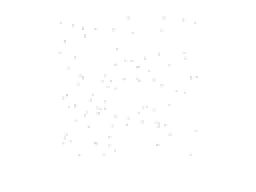
%> input picture pair2/scene_l.png, 128 x 96 px, shrunk from 1200 x 900 before the run (shown 2 times larger); the run also reads 1 picture not shown here
$ octave DisparityMap.m   (GNU Octave 9; MATLAB toolbox functions it lacks are replaced by stand-ins)
%> lines starting %> are read from the running program, lines starting %| are printed output that depends on the picture; in (x1, y1, x2, y2) boxes, pixels count from 0 and x2, y2 are one past the last pixel; in counts of white or black regions, pixels touching at a corner belong together; the program's own positions count from 1
	left = 'scene_l.png';
	right = 'scene_r.png';
% function DisparityMap(left, right, criteria)
% left is path of left image
% right is path of right image
% criteria is intensity match criteria:
% 	 i) Sum of absolute difference
% 	 ii)Sum of squared difference
% 	 iii) Normalized cross-correlation


	% search space is the number of pixel to be searched for the intensity for each pixel
	search_space = [15, 20];
	scale_factor = [16, 20];

	% read images from paths
	RGB_left = imread(left);
%> RGB_left is the input picture: size 96x128x3 uint8; min 213, max 255, mean 254.7
	RGB_right = imread(right);

	% convert images to grey scale
	RGB_left = rgb2gray(RGB_left);
%> RGB_left: size 96x128 uint8
	RGB_right = rgb2gray(RGB_right);


	% %initialize a disparity map of size same as one of the images
	disparity_map = zeros(size(RGB_left,1), size(RGB_left,2));
	% disparity_map_sq = zeros(size(RGB_left,1), size(RGB_left,2));
	% disparity_map_cc = zeros(size(RGB_left,1), size(RGB_left,2));


	w = search_space(1);
	img_size = size(RGB_left);
%> img_size = [96 128]
	new_left = zeros(2*w+img_size(1), 2*w+img_size(2));
	new_right = zeros(2*w+img_size(1), 2*w+img_size(2));
	new_left(w+1:end-w,w+1:end-w) = RGB_left;
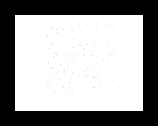
%> new_left: size 126x158 double; min 0, max 255, mean 157.2
	new_right(w+1:end-w,w+1:end-w) = RGB_right;


	%Outer loop iterates over the row of left image
	for i=w+1:img_size(1)
		%This loop iterates over the columns in the ith row of the left image
		for j=w+1:img_size(2)
			cost = [];
			% cost_sq = [];
			% cost_cc = [];
			for jr=j:img_size(2)
				% left_win = zeros(2*w+1,2*w+1);
				% right_win = zeros(2*w+1, 2*w+1);

				left_win = new_left(i-w:i+w,j-w:j+w);

				right_win = new_right(i-w:i+w,jr-w:jr+w);
				% [10 lines of commented-out code are left out]
				cost  = [cost, sum(sum(abs(left_win - right_win)))];
				% cost = [cost, ];
				% cost_sq = [cost_sq, sum(sum((left_win - right_win)^2))];
				%
				% cost_cc = [cost_cc, sum(sum(normxcorr2(left_win,right_win)))];

			end

			[min_cost, min_cost_idx] = min(cost);
			% [31 lines of commented-out code are left out]
			disparity_map(i-w,j-w) = min_cost_idx;
			% disparity_map_sq(i-w,j-w) = min_cost_sq_idx;
			% disparity_map_cc(i-w,j-w) = min_cost_cc_idx;
		end
		disp([num2str(i),' row']);
	end
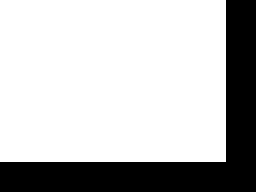
%> disparity_map: size 96x128 double (shown 2 times larger); values 0 (black) and 1 (white), 74.5% white; 1 black region, box (x1, y1, x2, y2) and area: (0, 0, 128, 96) 3135

	save('dis2')

	w = search_space(2);
	img_size = size(RGB_left);
	new_left = zeros(2*w+img_size(1), 2*w+img_size(2));
	new_right = zeros(2*w+img_size(1), 2*w+img_size(2));
	new_left(w+1:end-w,w+1:end-w) = RGB_left;
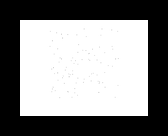
%> new_left: size 136x168 double; min 0, max 255, mean 137
	new_right(w+1:end-w,w+1:end-w) = RGB_right;


	%Outer loop iterates over the row of left image
	for i=w+1:w+img_size(1)
		%This loop iterates over the columns in the ith row of the left image
		for j=w+1:w+img_size(2)
			cost = [];
			cost_sq = [];
			cost_cc = [];
			for jr=j:img_size(2)
				% left_win = zeros(2*w+1,2*w+1);
				% right_win = zeros(2*w+1, 2*w+1);

				left_win = new_left(i-w:i+w,j-w:j+w);

				right_win = new_right(i-w:i+w,jr-w:jr+w);
				% [10 lines of commented-out code are left out]
				cost  = [cost, sum(sum(abs(left_win - right_win)))];
				% cost = [cost, ];
				% cost_sq = [cost_sq, sum(sum((left_win - right_win)^2))];
				%
				% cost_cc = [cost_cc, sum(sum(normxcorr2(left_win,right_win)))];

			end

			[min_cost, min_cost_idx] = min(cost);
			% [31 lines of commented-out code are left out]
%> (the run ends here)
